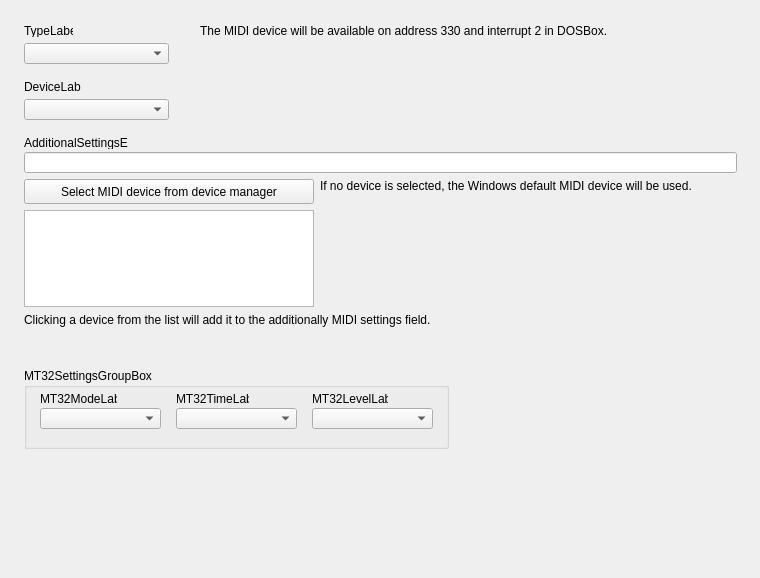
<?xml version="1.0" encoding="UTF-8"?>
<ui version="4.0">
  <class>ModernProfileEditorMIDIFrame</class>
  <widget class="QWidget" name="ModernProfileEditorMIDIFrame">
    <property name="geometry"><rect><x>0</x><y>0</y><width>760</width><height>578</height></rect></property>
    <property name="vclDesignWidth" stdset="0"><number>760</number></property>
    <property name="vclDesignHeight" stdset="0"><number>578</number></property>
    <widget class="QLabel" name="TypeLabel">
      <property name="geometry"><rect><x>24</x><y>24</y><width>49</width><height>13</height></rect></property>
      <property name="text"><string>TypeLabel</string></property>
      <property name="textFormat"><enum>Qt::PlainText</enum></property>
      <property name="alignment"><set>Qt::AlignLeft|Qt::AlignTop</set></property>
      <property name="vclAutoSize" stdset="0"><bool>true</bool></property>
    </widget>
    <widget class="QLabel" name="DeviceLabel">
      <property name="geometry"><rect><x>24</x><y>80</y><width>57</width><height>13</height></rect></property>
      <property name="text"><string>DeviceLabel</string></property>
      <property name="textFormat"><enum>Qt::PlainText</enum></property>
      <property name="alignment"><set>Qt::AlignLeft|Qt::AlignTop</set></property>
      <property name="vclAutoSize" stdset="0"><bool>true</bool></property>
    </widget>
    <widget class="QLabel" name="MIDISelectLabel1">
      <property name="geometry"><rect><x>320</x><y>179</y><width>408</width><height>54</height></rect></property>
      <property name="vclAnchors" stdset="0"><string notr="true">akLeft,akTop,akRight</string></property>
      <property name="text"><string>If no device is selected, the Windows default MIDI device will be used.</string></property>
      <property name="textFormat"><enum>Qt::PlainText</enum></property>
      <property name="wordWrap"><bool>true</bool></property>
      <property name="alignment"><set>Qt::AlignLeft|Qt::AlignTop</set></property>
    </widget>
    <widget class="QLabel" name="MIDISelectLabel2">
      <property name="geometry"><rect><x>24</x><y>313</y><width>713</width><height>32</height></rect></property>
      <property name="visible"><bool>false</bool></property>
      <property name="vclAnchors" stdset="0"><string notr="true">akLeft,akTop,akRight</string></property>
      <property name="text"><string>Clicking a device from the list will add it to the additionally MIDI settings field.</string></property>
      <property name="textFormat"><enum>Qt::PlainText</enum></property>
      <property name="wordWrap"><bool>true</bool></property>
      <property name="alignment"><set>Qt::AlignLeft|Qt::AlignTop</set></property>
    </widget>
    <widget class="QLabel" name="InfoLabel">
      <property name="geometry"><rect><x>200</x><y>24</y><width>528</width><height>69</height></rect></property>
      <property name="vclAnchors" stdset="0"><string notr="true">akLeft,akTop,akRight</string></property>
      <property name="text"><string>The MIDI device will be available on address 330 and interrupt 2 in DOSBox.</string></property>
      <property name="textFormat"><enum>Qt::PlainText</enum></property>
      <property name="wordWrap"><bool>true</bool></property>
      <property name="alignment"><set>Qt::AlignLeft|Qt::AlignTop</set></property>
    </widget>
    <widget class="QComboBox" name="TypeComboBox">
      <property name="geometry"><rect><x>24</x><y>43</y><width>145</width><height>21</height></rect></property>
      <property name="editable"><bool>false</bool></property>
      <property name="maxVisibleItems"><number>8</number></property>
    </widget>
    <widget class="QComboBox" name="DeviceComboBox">
      <property name="geometry"><rect><x>24</x><y>99</y><width>145</width><height>21</height></rect></property>
      <property name="editable"><bool>false</bool></property>
      <property name="maxVisibleItems"><number>8</number></property>
    </widget>
    <widget class="QLineEdit" name="AdditionalSettingsEdit">
      <property name="geometry"><rect><x>24</x><y>152</y><width>713</width><height>21</height></rect></property>
      <property name="vclAnchors" stdset="0"><string notr="true">akLeft,akTop,akRight</string></property>
    </widget>
    <widget class="QLabel" name="AdditionalSettingsEdit_EditLabel">
      <property name="geometry"><rect><x>24</x><y>136</y><width>104</width><height>13</height></rect></property>
      <property name="text"><string>AdditionalSettingsEdit</string></property>
      <property name="textFormat"><enum>Qt::PlainText</enum></property>
      <property name="vclAutoSize" stdset="0"><bool>true</bool></property>
      <property name="vclFocusControl" stdset="0"><string notr="true">AdditionalSettingsEdit</string></property>
      <property name="vclLabeledEditOf" stdset="0"><string notr="true">AdditionalSettingsEdit</string></property>
    </widget>
    <widget class="QPushButton" name="MIDISelectButton">
      <property name="geometry"><rect><x>24</x><y>179</y><width>290</width><height>25</height></rect></property>
      <property name="text"><string>Select MIDI device from device manager</string></property>
      <property name="autoDefault"><bool>false</bool></property>
      <property name="vclOnClick" stdset="0"><string notr="true">MIDISelectButtonClick</string></property>
    </widget>
    <widget class="QListWidget" name="MIDISelectListBox">
      <property name="geometry"><rect><x>24</x><y>210</y><width>290</width><height>97</height></rect></property>
      <property name="visible"><bool>false</bool></property>
    </widget>
    <widget class="QGroupBox" name="MT32SettingsGroupBox">
      <property name="geometry"><rect><x>24</x><y>368</y><width>425</width><height>81</height></rect></property>
      <property name="title"><string>MT32SettingsGroupBox</string></property>
      <widget class="QLabel" name="MT32ModeLabel">
        <property name="geometry"><rect><x>16</x><y>24</y><width>77</width><height>13</height></rect></property>
        <property name="text"><string>MT32ModeLabel</string></property>
        <property name="textFormat"><enum>Qt::PlainText</enum></property>
        <property name="alignment"><set>Qt::AlignLeft|Qt::AlignTop</set></property>
        <property name="vclAutoSize" stdset="0"><bool>true</bool></property>
      </widget>
      <widget class="QLabel" name="MT32TimeLabel">
        <property name="geometry"><rect><x>152</x><y>24</y><width>73</width><height>13</height></rect></property>
        <property name="text"><string>MT32TimeLabel</string></property>
        <property name="textFormat"><enum>Qt::PlainText</enum></property>
        <property name="alignment"><set>Qt::AlignLeft|Qt::AlignTop</set></property>
        <property name="vclAutoSize" stdset="0"><bool>true</bool></property>
      </widget>
      <widget class="QLabel" name="MT32LevelLabel">
        <property name="geometry"><rect><x>288</x><y>24</y><width>76</width><height>13</height></rect></property>
        <property name="text"><string>MT32LevelLabel</string></property>
        <property name="textFormat"><enum>Qt::PlainText</enum></property>
        <property name="alignment"><set>Qt::AlignLeft|Qt::AlignTop</set></property>
        <property name="vclAutoSize" stdset="0"><bool>true</bool></property>
      </widget>
      <widget class="QComboBox" name="MT32ModeComboBox">
        <property name="geometry"><rect><x>16</x><y>40</y><width>121</width><height>21</height></rect></property>
        <property name="editable"><bool>false</bool></property>
        <property name="maxVisibleItems"><number>8</number></property>
      </widget>
      <widget class="QComboBox" name="MT32TimeComboBox">
        <property name="geometry"><rect><x>152</x><y>40</y><width>121</width><height>21</height></rect></property>
        <property name="editable"><bool>false</bool></property>
        <property name="maxVisibleItems"><number>8</number></property>
      </widget>
      <widget class="QComboBox" name="MT32LevelComboBox">
        <property name="geometry"><rect><x>288</x><y>40</y><width>121</width><height>21</height></rect></property>
        <property name="editable"><bool>false</bool></property>
        <property name="maxVisibleItems"><number>8</number></property>
      </widget>
    </widget>
  </widget>
  <tabstops>
    <tabstop>TypeComboBox</tabstop>
    <tabstop>DeviceComboBox</tabstop>
    <tabstop>AdditionalSettingsEdit</tabstop>
    <tabstop>MIDISelectButton</tabstop>
    <tabstop>MIDISelectListBox</tabstop>
    <tabstop>MT32ModeComboBox</tabstop>
    <tabstop>MT32TimeComboBox</tabstop>
    <tabstop>MT32LevelComboBox</tabstop>
  </tabstops>
  <resources><include location="../../resources/dfend.qrc"/></resources>
  <connections/>
</ui>
